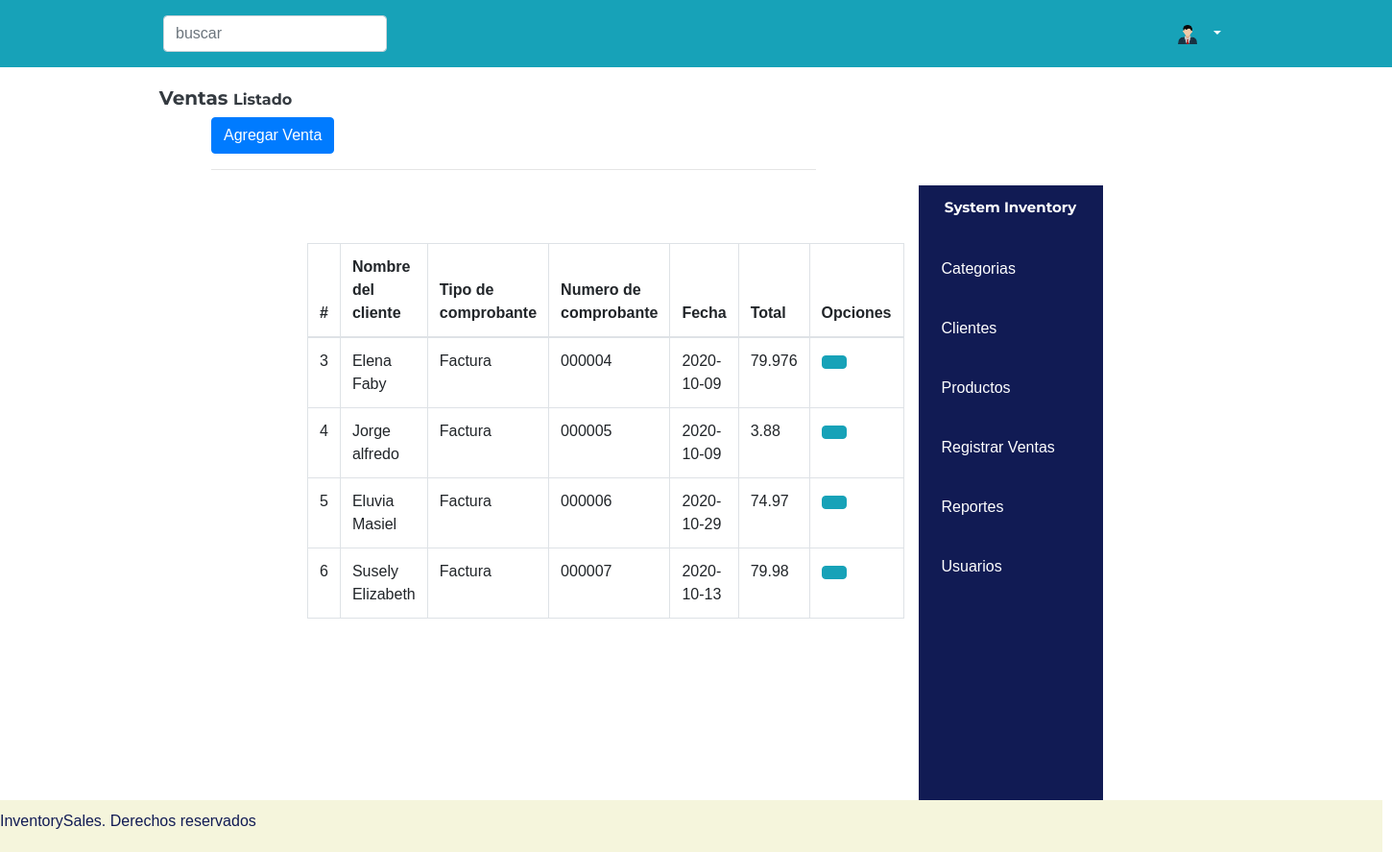
The app's page /index.php/ventas with its own data.
### tables this page shows
CREATE TABLE `ventas` (
  `id` int(11) NOT NULL,
  `fecha` date DEFAULT NULL,
  `subtotal` varchar(45) DEFAULT NULL,
  `iva` float(11,2) NOT NULL,
  `descuento` varchar(45) DEFAULT NULL,
  `total` varchar(45) DEFAULT NULL,
  `numero_documento` varchar(45) DEFAULT NULL,
  `clientes_id` int(11) NOT NULL,
  `tipo_documento_id` int(11) NOT NULL,
  `usuario_id` int(11) NOT NULL,
  `serie` varchar(100) NOT NULL
);

CREATE TABLE `clientes` (
  `id` int(11) NOT NULL,
  `nombres` varchar(45) DEFAULT NULL,
  `apellidos` varchar(45) DEFAULT NULL,
  `telefono` varchar(15) DEFAULT NULL,
  `direccion` varchar(100) DEFAULT NULL,
  `nit` varchar(45) DEFAULT NULL,
  `estado` varchar(45) DEFAULT NULL
);

CREATE TABLE `tipo_documento` (
  `id` int(11) NOT NULL,
  `nombre` varchar(45) DEFAULT NULL,
  `cantidad` int(11) DEFAULT NULL,
  `serie` int(11) NOT NULL,
  `iva` float(11,2) NOT NULL
);

### application/controllers/Ventas.php (called while the page is built, shortened)
<?php
class Ventas extends CI_Controller {
	public function __construct(){
        $this->load->model("Ventas_model");
        $this->load->model("Clientes_model");
        $this->load->model("Productos_model");
    }
    public function index(){
        $data =array(
            'ventas' => $this->Ventas_model->getventas(),
        );
        $this->load->view("layouts/header");
        $this->load->view("ventas",$data);
         $this->load->view("layouts/aside");
        $this->load->view("layouts/footer");
}
}

### index.php (called while the page is built, shortened)
<?php
require_once BASEPATH.'core/CodeIgniter.php';

### application/models/Ventas_model.php (called while the page is built, shortened)
<?php
class Ventas_model extends CI_Model {
    public function getventas(){
        $this->db->select("v.*,c.nombres,tc.nombre as tipocomprobante");
        $this->db->from("ventas v");
        $this->db->join("clientes c","v.clientes_id= c.id");
        $this->db->join("tipo_documento tc","v.tipo_documento_id= tc.id");
        $resultados= $this->db->get();
        if($resultados->num_rows()>0){
            return $resultados->result();
        }else{
            return false;
        }
    }
}

### application/views/ventas.php (the view, shortened to what this page needs)
<!DOCTYPE html>
<html lang="en">
<head>
<link rel="stylesheet" href="https://cdn.jsdelivr.net/npm/bootstrap@4.5.3/dist/css/bootstrap.min.css">
    <link rel="stylesheet" href="<?=base_url('public/css/main.css')?>">
  <link href="https://unpkg.com/ionicons@4.5.10-0/dist/css/ionicons.min.css" rel="stylesheet">
    </head>
    <body>
            <div class="contenido">
            <section class="content-header encabezado">
               <h3 class="text-dark font-weight-bold display-4 titulo">
                Ventas
                <small class="font-weight-bold">Listado</small>
                </h3>
            </section>
            <section class="content agregar">
                <div class="box box-solid">
                    <div class="box-body">
                    <div class="row">
                        <div class="col-md-12">
                        <a href="<?php echo base_url();?>ventas/add"  class="btn btn-primary"><i class="icon ion-md-add"></i>Agregar Venta</a>
                        </div>
                    </div>
                    </div>
                </div>
                <hr>
                </section>
                        <div class="tabla">
                        <div class="row">
                        <div class="col-md-12">
                        <table id="example1"class="table table-bordered btn-hover">
                            <thead>
                            <tr>
                            <th>#</th>
                            <th>Nombre del cliente</th>
                            <th>Tipo de comprobante</th>
                            <th>Numero de comprobante</th>
                            <th>Fecha</th>
                            <th>Total</th>
                            <th>Opciones</th>
                            </tr>
                            </thead>
                            <tbody>
                            <?php if(!empty($ventas)):?>
                                <?php foreach($ventas as $venta):?>
                                <tr>
                                 <td><?php echo $venta->id;?></td>
                                 <td><?php echo $venta->nombres;?></td>
                                 <td><?php echo $venta->tipocomprobante;?></td>
                                 <td><?php echo $venta->numero_documento;?></td>
                                 <td><?php echo $venta->fecha;?></td>
                                 <td><?php echo $venta->total;?></td>
                                 <td>
                                     <button type="button" class="btn btn-info btn-view-venta" value="<?php echo $venta->id;?>" data-toggle="modal" data-target="#modal-default"><span ><i class="icon ion-md-search"></i></span></button>
                                    </td>
                                </tr>
                            <?php endforeach;?>
                            <?php endif ?>
                        </table>
                        </div>
                        </div>
                    </div>
                </div>
    </body>
</html>

### public/css/main.css (style rules this page uses)
h3,h4 { color: white; text-align: center; }
h3,h4 { color:white; text-align: center; font-family: 'Montserrat', sans-serif; font-size: 15px; }
:root { --primary: #111B54; --light: #ffffff; --grey: #efefef; }
body { overflow:hidden; font-family: 'Muli',sans-serif; font-weight: 300; color: var(--primary); }
section { margin-top: 40px; width: 45rem; margin-left: 20%; float: right; }
.contenido { margin-top: 10px; width: 35rem; margin-left: 20%; float: center; background-color: yellow; }
.encabezado { margin-top: 10px; margin-left: 90px; margin-right: 300px; padding-left: 90px; }
.titulo { font-size: 20px; }
.agregar { margin-top: 0px; padding-left: 90px; margin-left: 90px; float: center; }
.tabla { margin-top: 60px; margin-left: 15px; padding-left: 15px; padding-right: 15px; float: left; }

### records on screen
ventas: id "3", clientes.nombres "Elena Faby", tipo_documento.nombre "Factura", numero_documento "000004", fecha "2020-10-09", total "79.976"
ventas: id "4", clientes.nombres "Jorge alfredo", tipo_documento.nombre "Factura", numero_documento "000005", fecha "2020-10-09", total "3.88"
ventas: id "5", clientes.nombres "Eluvia Masiel", tipo_documento.nombre "Factura", numero_documento "000006", fecha "2020-10-29", total "74.97"
ventas: id "6", clientes.nombres "Susely Elizabeth", tipo_documento.nombre "Factura", numero_documento "000007", fecha "2020-10-13", total "79.98"
